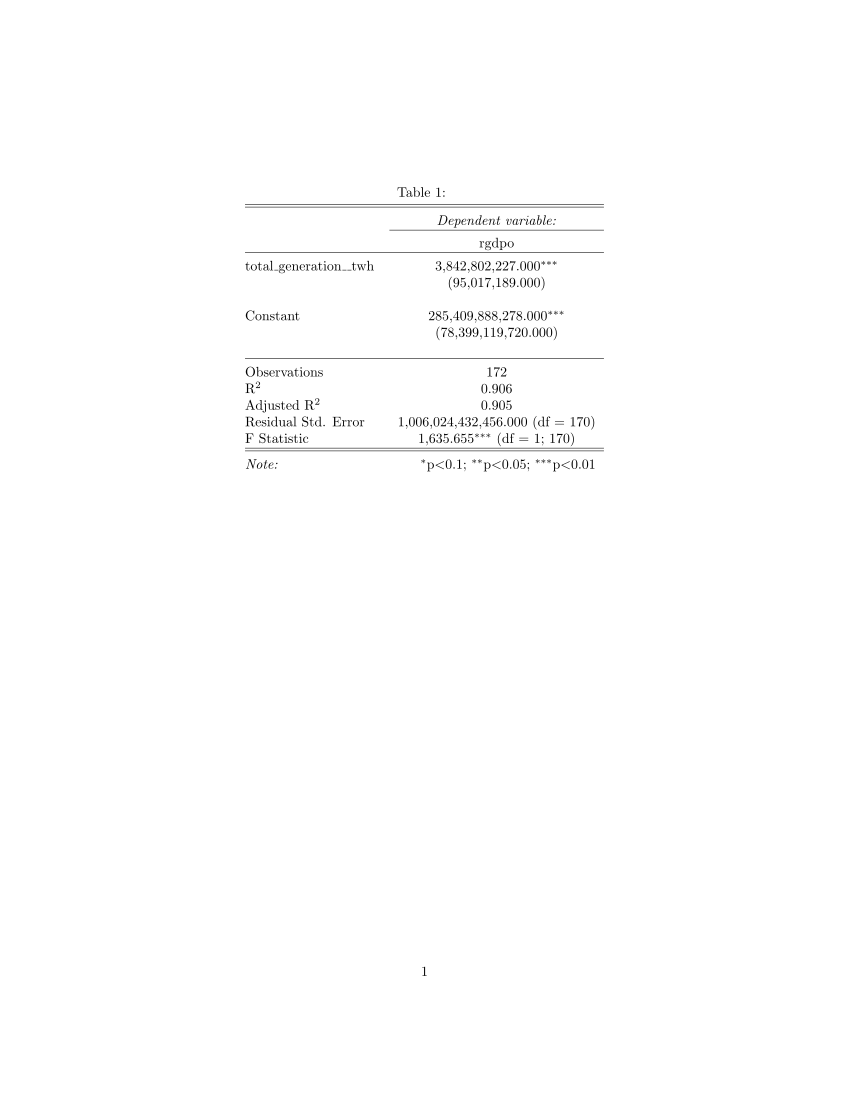

This figure's R source:

#Packages
library(tidyverse)
library(ggplot2)
library(dplyr)
library(patchwork)
library(stargazer) #not needed, only used to export to latex
library(ggrepel)




#Original data sets
electricity_generation <- read.csv("electricity-generation.csv") #https://ourworldindata.org/grapher/electricity-generation.csv?v=1&csvType=full&useColumnShortNames=true
gdp_growth <- read.csv("gdp-penn-world-table.csv") #https://ourworldindata.org/grapher/gdp-penn-world-table.csv?v=1&csvType=full&useColumnShortNames=true
HDI <- read.csv("human-development-index.csv") #https://ourworldindata.org/grapher/human-development-index.csv?v=1&csvType=full&useColumnShortNames=true 


#Energy generation data sets cleaning of world areas
electricity_generation_countries <- electricity_generation %>% 
  filter(code != "")

#final data sets (joined gdp growth HDI and electricity generation into one).
#We used left join for the HDI because the HDI data set has 187 entries instead of 181 due to the regions of the world
#also having codes. We also removed th owid_region column because it is useless in our further computations.
#We can observe 181 joined countries across those three datasets. The final datasets have 6 variables: entity (country name), 
#code (country code), year, total_generation__twh (total electricity generation in twh), rgdpo (real gdp).
#In the end we rounded up the electricity production column for ease of use.
#Also there are three datasets, one containing data for all the years (final_datase_HDI), one containing the 
#first possible matching year (final_dataset_start_HDI) and one with the last possible matching year (final_dataset_end_HDI). 
#We chose them like this to try to show the change or no change in the graphs below throughout the years.

final_dataset_HDI <- electricity_generation_countries %>% 
  left_join(HDI, by = c("entity", "code", "year")) %>% 
  inner_join(gdp_growth, by = c("entity", "code", "year"))
  
final_dataset_HDI <- final_dataset_HDI %>% 
  select(-owid_region)

final_dataset_start_HDI <- electricity_generation_countries %>% 
  left_join(HDI, by = c("entity", "code", "year")) %>% 
  inner_join(gdp_growth, by = c("entity", "code", "year")) %>% 
  group_by(entity, code) %>% 
  filter(year == min(year)) %>% 
  ungroup()


final_dataset_end_HDI <- electricity_generation_countries %>%
  left_join(HDI, by = c("entity","code", "year")) %>% 
  inner_join(gdp_growth, by = c("entity","code", "year")) %>%
  group_by(entity, code) %>%
  filter(year == max(year)) %>%
  ungroup()

final_dataset_end_HDI %>% 
  mutate(total_generation__twh = round(total_generation__twh, digits = 2))

final_dataset_HDI %>% 
  mutate(total_generation__twh = round(total_generation__twh, digits = 2))

change_panel <- final_dataset_end_HDI %>%
  select(entity, code,
         end_twh = total_generation__twh, end_rgdpo = rgdpo) %>%
  inner_join(
    final_dataset_start_HDI %>%
      select(entity, code,
             start_twh = total_generation__twh, start_rgdpo = rgdpo),
    by = c("entity", "code")
  ) %>%
  mutate(change_production = round(end_twh   - start_twh,   2),
         change_gdp        = round(end_rgdpo - start_rgdpo, 2))

final_dataset_end_HDI$change_gdp <- final_dataset_end_HDI$rgdpo - final_dataset_start_HDI$rgdpo



#Descriptive statistics
summary(final_dataset_HDI$total_generation__twh)

summary(final_dataset_end_HDI$total_generation__twh)

summary(final_dataset_start_HDI$total_generation__twh)


cor(final_dataset_HDI$rgdpo, final_dataset_HDI$total_generation__twh)
#There is a strong correlation between the rise in real gdp and electricity generation which suggest that to have a growing 
#economy countries need electricity. 
#Further explanation in the linear regression graph down below.

cor(final_dataset_HDI$hdi__sex_total, log10(final_dataset_HDI$total_generation__twh + 1), use = "complete.obs")
#Because of the scale of HDI which only 0-1 we would consider this correlation high, ie. the value HDI has a ceiling.
#Further explanation in the linear regression graph down below.

cor(change_panel$change_gdp, change_panel$change_production, use = "complete.obs")


model <- lm(rgdpo ~ total_generation__twh, final_dataset_end_HDI)
summary(model)

#finding outliers
find_outliers <- function(x) {
  Q1 <- quantile(x, 0.25)
  Q3 <- quantile(x, 0.75)
  IQR_val <- IQR(x)
  
  lower <- Q1 - 1.5 * IQR_val
  upper <- Q3 + 1.5 * IQR_val
  
  return(x[x < lower | x > upper])
}

find_outliers(final_dataset_end_HDI$total_generation__twh)
find_outliers(final_dataset_start_HDI$total_generation__twh)
find_outliers(final_dataset_HDI$total_generation__twh)

#graphs
#Apart from the total_graph_rgdpo graph all graphs are generated after being scaled via log10 due to high clustering near the 
#zero point with significant outliers making the normal scales non-readable. The total_graph_rgdpo is kept without scaling
#to show interesting outliers and their economic meaning.
end_graph <- ggplot(final_dataset_end_HDI, aes(x = total_generation__twh, y = rgdpo)) + 
  geom_point() + 
  scale_x_log10()+
  scale_y_log10()+
  stat_smooth(method = "lm",
              formula = y ~ x,
              geom = "smooth") +
  labs(title = "Change in gdp",
       x = "Electricity production (TWH)",
       y = "Real gdp")+
  theme_minimal()


end_graph +
  geom_text_repel(
    data = final_dataset_end_HDI %>%
      filter(total_generation__twh > 1000 | rgdpo > 5e12),
    aes(label = entity),
    size = 3, max.overlaps = Inf
  )

start_graph <- ggplot(final_dataset_start_HDI, aes(x = total_generation__twh, y = rgdpo)) +
  geom_point()+
  scale_x_log10()+
  scale_y_log10()+
  stat_smooth(method = "lm",
              formula = y ~ x,
              geom = "smooth") +
  labs(title = "Change in gdp",
       x = "Electricity production (TWH)",
       y = "Real gdp")+
  theme_minimal()


total_graph_rgdpo <- ggplot(final_dataset_HDI, aes(x = total_generation__twh, y = rgdpo)) +
  geom_point()+
  stat_smooth(method = "lm",
              formula = y ~ x,
              geom = "smooth") +
  labs(title = "Change in gdp",
       x = "Electricity production (TWH)",
       y = "Real gdp")+
  theme_minimal()

total_graph_rgdpo_log10 <- ggplot(final_dataset_HDI, aes(x = total_generation__twh, y = rgdpo)) +
  geom_point()+
  scale_x_log10()+
  scale_y_log10()+
  stat_smooth(method = "lm",
              formula = y ~ x,
              geom = "smooth") +
  labs(title = "Change in gdp",
       x = "Electricity production (TWH)",
       y = "Real gdp")+
  theme_minimal()

total_graph_HDI <- ggplot(final_dataset_HDI, aes(x = total_generation__twh, y = hdi__sex_total)) +
  geom_point()+
  scale_x_log10()+
  scale_y_log10()+
  stat_smooth(method = "lm",
              formula = y ~ x,
              geom = "smooth") +
  labs(title = "Change in HDI",
       x = "Electricity production (TWH)",
       y = "HDI")+
  theme_minimal()

(start_graph|end_graph|total_graph_rgdpo_log10)

total_graph_rgdpo

#In all three log10 scaled graphs we can clearly see the trend and correlation between electricity production and gdp growth 
#using linear regression. Which supports our initial theory question. We can also see two "tails" in the non log10 scaled graph 
#which are in contradict with our theory that have significantly higher gpd than others yet have 
#relatively small electricity production. Those two countries are Japan and USA. This phenomena is likely caused by the 
#Decoupling effect which is when the gdp of a country continues to grow but it's electricity generation flattens out or 
#even declines. This can be due the the fact that those economies differ from those of China or Russia in sense that they are 
#growing their gdp by making production more efficient or moving to a more service based economy. Also these countries greatly 
#offshore a lot of energy intensive production into countries like China. In all three log10 scaled graphs we can clearly see 
#the trend and correlation between electricity production and gdp growth using linear regression. Which supports our question 

total_graph_HDI

#From this graph we can see that the correlation (also from the previous cor function) between HDI and electricity production is 
#smaller and the linear regression line is flatter. This is due to the fact that once a country reaches certain industrial level
#it does not need that much electricity (due to effectiveness, services, etc.) to increase it's HDI which more so from a certain 
#point depends on the social structures more than industrial production or other electricity dependent economic activities. There
#can be a point made about AI (needing large amounts of electricity for data centers) having impact on HDI but we yet do not have 
#sufficient data to support this claim.

ggplot(final_dataset_HDI, aes(x = total_generation__twh)) + 
  geom_histogram() +
  scale_x_log10()+
  labs(title = "Electricity production",
       x = "TWH (log10)")
  theme_minimal()
  
  ggplot(final_dataset_HDI, aes(x = total_generation__twh)) + 
    geom_histogram() +
    labs(title = "Electricity production",
         x = "TWH")
  theme_minimal()  

#The main thing we can see from this graph is that electricity production is uneven across countries. Most are clustered 
#around low to medium production with only a few outlier countries that produces high volumes of electricity. We can also translate 
#this graph into a insight on the immediate economic activity of one country, because electricity really cannot be stored. So 
#higher electricity output means greater potential for economic activity. There can also be an argument made that developing 
#countries produce less electricity than developed countries based on the Pareto distribution of the non log10 graph

#From this analysis we can clearly see a high correlation between gdp and electricity production as well as HDI and electricity 
#production which answers our initial question positively. However as we have seen from the several outliers, particulary Japan
# and USA, electricity production is a necessary prerequisite for an economic development to some extent. This effect shows that 
#developed economies can sustain high economic output through means other than pure electricity production related sectors.  
  
  
stargazer(model,  type = "latex", out = "elektrina_model.pdf", covariate.labels = c("total\\_generation\\_\\_twh"))
